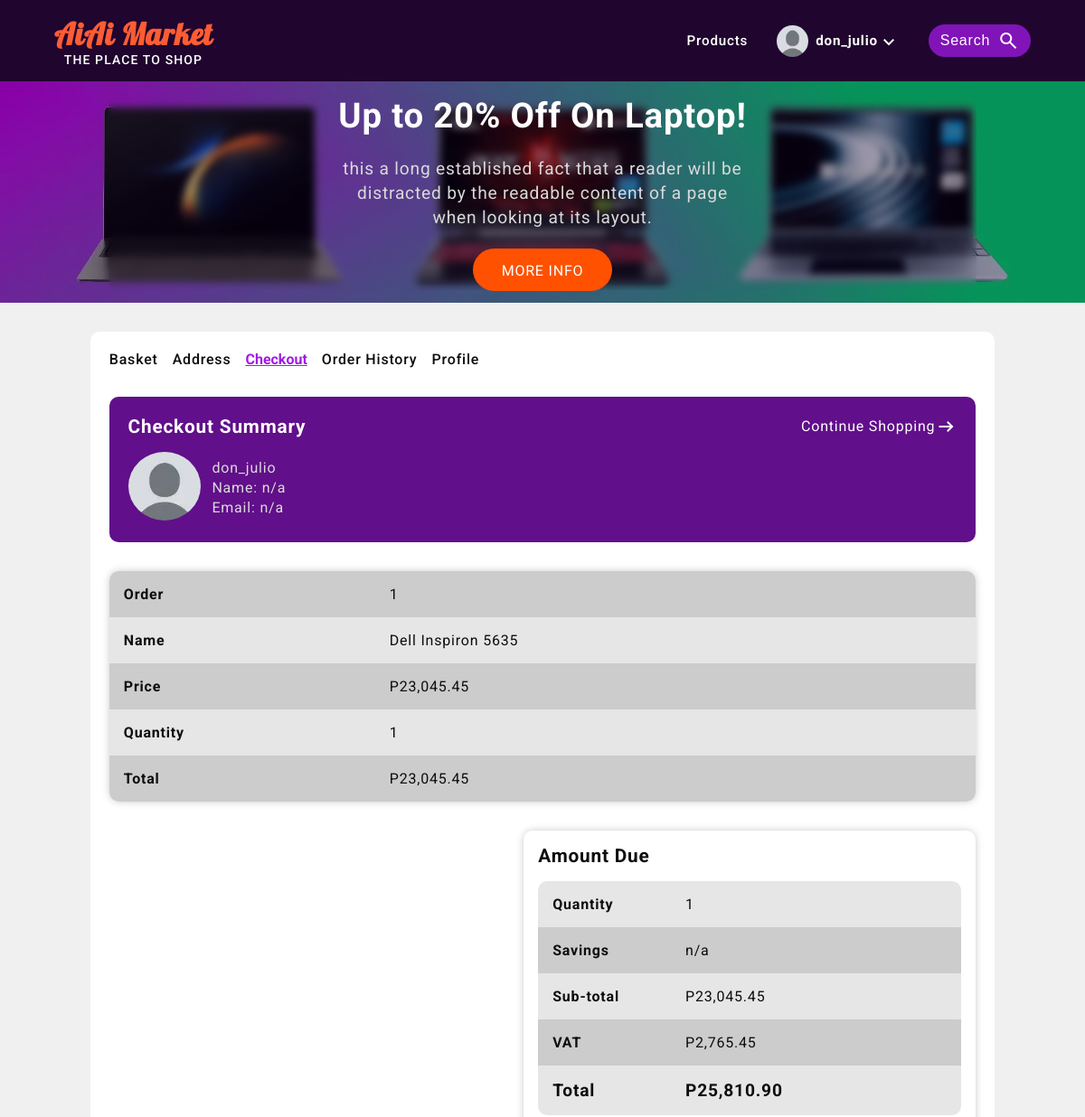
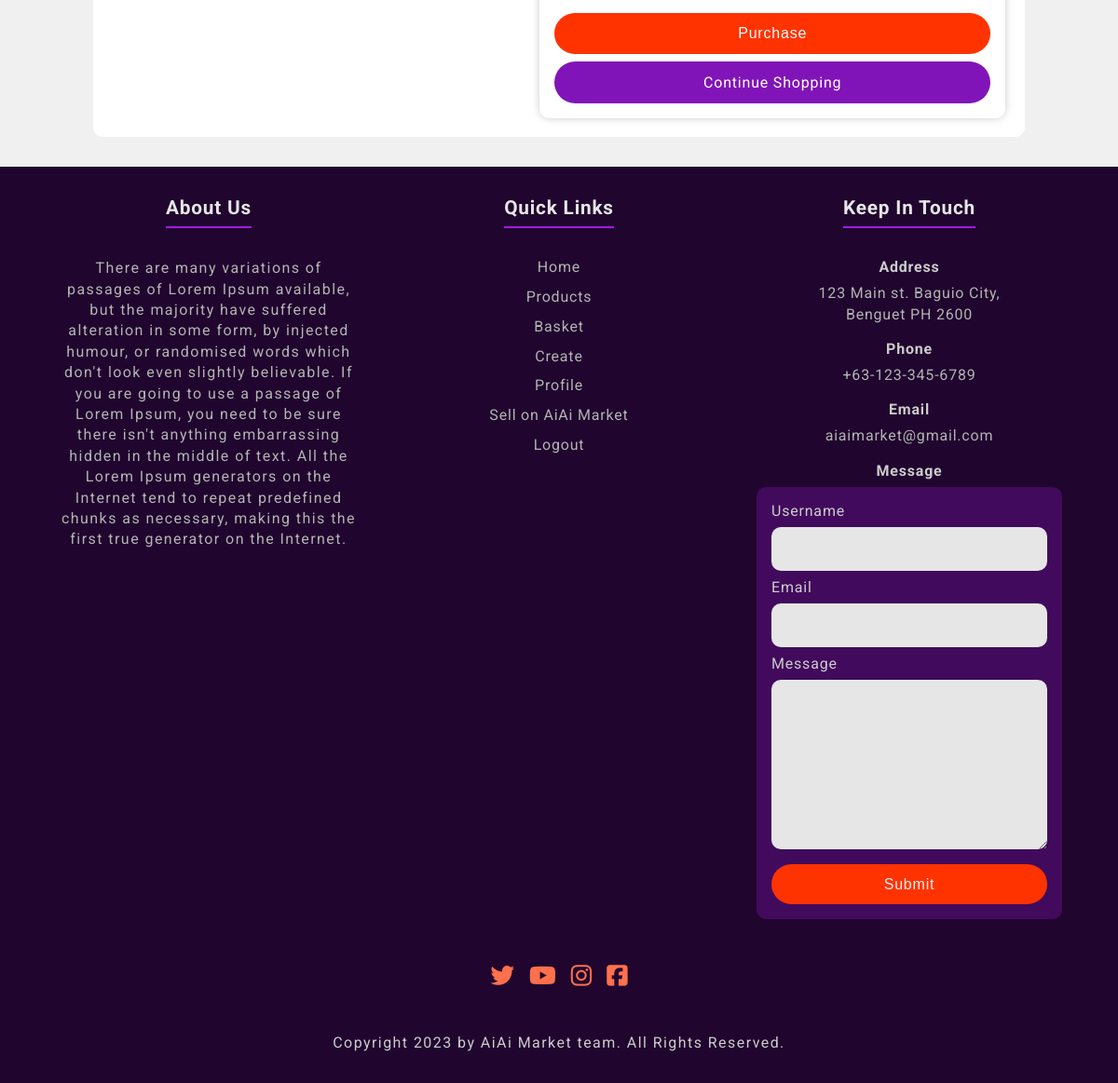
/checkout/summary/ (signed in), run on the app's committed database (2 pictures, top to bottom).
### users/models.py (models this page shows, shortened)
class UserProfile(models.Model):
    user = models.OneToOneField(User, on_delete=models.CASCADE, null=True, blank=True)
    profile_image = models.ImageField(upload_to='profile_images', default='profile_images/default_iamge.webp')
    user_name = models.CharField(max_length=50)
    first_name = models.CharField(max_length=50)
    last_name = models.CharField(max_length=100)
    email = models.EmailField(max_length=100)

### products/models.py (models this page shows, shortened)
class Order(models.Model):
    id = models.UUIDField(
        primary_key=True,
        default=uuid.uuid4,
        editable=False
    )
    customer = models.ForeignKey(User, on_delete=models.CASCADE)
    product = models.ForeignKey(Product, on_delete=models.CASCADE)
    ordered_date = models.DateTimeField(auto_now_add=True)
    quantity = models.IntegerField(default=1)
    open = models.BooleanField(default=True)
    def get_order_total(self):
        if self.product.get_discount_price():
            order_total = round(self.quantity * Decimal(self.product.get_discount_price().replace(',', '')), 2)
            return order_total
        else:
            order_total = round(self.quantity * self.product.price, 2)
            return order_total
    class Meta:
        ordering = ['-open']

class Product(models.Model):
    id = models.UUIDField(
        primary_key=True,
        default=uuid.uuid4,
        editable=False
    )
    category = models.ForeignKey(ProductCategory, on_delete=models.CASCADE)
    sub_category = models.ForeignKey(ProductSubCategory, on_delete=models.CASCADE)
    name = models.CharField(max_length=50)
    brand = models.CharField(max_length=50)
    seller_organization = models.CharField(max_length=50)
    product_image = models.ImageField(upload_to='product_image')
    description = models.CharField(max_length=100)
    detail = models.TextField()
    price = models.DecimalField(max_digits=10, decimal_places=2)
    price_str_format = models.CharField(max_length=1000, null=True, blank=True)
    discount_price_str_format = models.CharField(max_length=1000, null=True, blank=True)
    created = models.DateTimeField(auto_now_add=True)
    updated = models.DateTimeField(auto_now=True)
    available = models.BooleanField(default=True)
    num_of_times_solid = models.IntegerField(default=0)
    likes = models.DecimalField(max_digits=5, decimal_places=1 ,default=0.0)
    def get_absolute_url(self):
        return reverse('products:product-detail', args=[str(self.id)])
    def get_discount_price(self):
        sub_cat = ['High-end', 'Entry-level']
        item = Product.objects.get(id=self.id)
        if item.sub_category:
            if item.sub_category.name in sub_cat:
                discount = round(item.price - (item.price * Decimal(.10)), 2)
                for char in str(discount):
                    if char == '.':
                        index = str(discount).index(char)
                        discount = f'{str(discount)[0 : index - 3]},{str(discount)[index - 3 : index  + 3]} '
                self.discount_price_str_format = discount
                return discount
    class Meta:
        ordering = ['-created']
        verbose_name_plural = 'Products'

### products/views.py (the view)
# urls.py: path('checkout/summary/', checkout_summary_view, name='checkout-summary'),
@login_required
def checkout_summary_view(request):
    user = request.user
    query_set = Order.objects.filter(customer=user, open=True)
    address = user.shippingaddress_set.all().first()
    context = {'query_set': query_set}
    return render(request, 'products/checkout_summary.html', context)

### templates/products/checkout_summary.html (shortened to what this page needs)
{% extends 'index.html' %}
{% load static %}
{% block content %}
    <div class="payment-center-wrapper">
        {% if not query_set %}
            <div class="no-order-history-contents">
                <div class="order-history-nav-bar">
                    {% with request.resolver_match.url_name as url_name %}
                        <a class="{% if url_name == 'product-basket' %}active-product-basket-nav-link{% else %}product-basket-nav-link{% endif %}" href="{% url 'products:product-basket' %}">Basket</a>
                        <a class="{% if url_name == 'shipping-address' %}active-product-basket-nav-link{% else %}product-basket-nav-link{% endif %}" href="{% url 'products:shipping-address' %}">Address</a>
                        <a class="{% if url_name == 'checkout-summary' %}active-product-basket-nav-link{% else %}product-basket-nav-link{% endif %}" href="{% url 'products:checkout-summary' %}">Checkout</a>
                        <a class="{% if url_name == 'order-history' %}active-product-basket-nav-link{% else %}product-basket-nav-link{% endif %}" href="{% url 'products:order-history' %}">Order History</a>
                        <a class="{% if url_name == 'user-profile' %}active-product-basket-nav-link{% else %}product-basket-nav-link{% endif %}" href="{% url 'users:user-profile' %}">Profile</a>
                    {% endwith %}
                </div>
                <div class="order-history-header-container" style="width:100%;">
                    <div class="order-history-header-text">
                        <h2 class="order-history-header">Checkout Summary</h2>
                        <a class="order-history-continue-shopping-btn-large" href="{% url 'products:product-list' %}">
                            <p class="order-history-continue-shopping" href="">Continue Shopping</p>
                            <span class="material-symbols-outlined">arrow_right_alt</span>
                        </a>
                    </div>
                    <div class="order-history-user-info-container">
                        <div class="order-history-user-profile-image">
                            <img src="{{ request.user.userprofile.profile_image.url }}" alt="">
                        </div>
                        <div class="order-history-user-profile-info">
                            <p class="order-history-username">{{ request.user.username }}</p>
                            {% if request.user.shippingaddress_set.all.first %}
                                <p>
                                    {{ request.user.shippingaddress_set.all.first.first_name }}
                                    {{ request.user.shippingaddress_set.all.first.last_name }}
                                </p>
                                <p>{{ request.user.shippingaddress_set.all.first.email }}</p>
                            {% else %}
                                <p>Name: n/a</p>
                                <p>Email: n/a</p>
                            {% endif %}
                        </div>
                    </div>
                </div>
                <div class="no-order-history-content">
                    <h3 class="no-order-history-text">Nothing to see here!</h3>
                    <a class="no-order-history-continue-shopping" href="{% url 'products:product-list' %}">Continue Shopping</a>
                </div>
            </div>
        {% else %}
            <div class="payment-center-contents">
                <div class="product-basket-nav-bar">
                    {% with request.resolver_match.url_name as url_name %}
                        <a class="{% if url_name == 'product-basket' %}active-product-basket-nav-link{% else %}product-basket-nav-link{% endif %}" href="{% url 'products:product-basket' %}">Basket</a>
                        <a class="{% if url_name == 'shipping-address' %}active-product-basket-nav-link{% else %}product-basket-nav-link{% endif %}" href="{% url 'products:shipping-address' %}">Address</a>
                        <a class="{% if url_name == 'checkout-summary' %}active-product-basket-nav-link{% else %}product-basket-nav-link{% endif %}" href="{% url 'products:checkout-summary' %}">Checkout</a>
                        <a class="{% if url_name == 'order-history' %}active-product-basket-nav-link{% else %}product-basket-nav-link{% endif %}" href="{% url 'products:order-history' %}">Order History</a>
                        <a class="{% if url_name == 'user-profile' %}active-product-basket-nav-link{% else %}product-basket-nav-link{% endif %}" href="{% url 'users:user-profile' %}">Profile</a>
                    {% endwith %}
                </div>
                <div class="order-history-header-container" style="width:100%;">
                    <div class="order-history-header-text">
                        <h2 class="order-history-header">Checkout Summary</h2>
                        <a class="order-history-continue-shopping-btn-large" href="{% url 'products:product-list' %}">
                            <p class="order-history-continue-shopping" href="">Continue Shopping</p>
                            <span class="material-symbols-outlined">arrow_right_alt</span>
                        </a>
                    </div>
                    <div class="order-history-user-info-container">
                        <div class="order-history-user-profile-image">
                            <img src="{{ request.user.userprofile.profile_image.url }}" alt="">
                        </div>
                        <div class="order-history-user-profile-info">
                            <p class="order-history-username">{{ request.user.username }}</p>
                            {% if request.user.shippingaddress_set.all.first %}
                                <p>
                                    {{ request.user.shippingaddress_set.all.first.first_name }}
                                    {{ request.user.shippingaddress_set.all.first.last_name }}
                                </p>
                                <p>{{ request.user.shippingaddress_set.all.first.email }}</p>
                            {% else %}
                                <p>Name: n/a</p>
                                <p>Email: n/a</p>
                        {% endif %}
                        </div>
                    </div>
                </div>
                <div class="sm-purchase-items">
                    {% for item in query_set %}
                        <a href="{{ item.product.get_absolute_url }}" class="sm-purchase-item">
                            <div class="sm-purchased">
                                <h4>Order</h4>
                                <p>{{ forloop.counter }}</p>
                            </div>
                            <div class="sm-purchased">
                                <h4>Name</h4>
                                <p>{{ item.product.name }}</p>
                            </div>
                            <div class="sm-purchased">
                                <h4>Price</h4>
                                {% if item.product.get_discount_price %}
                                    <p>P{{ item.product.discount_price_str_format }}</p>
                                {% else %}
                                    <p>P{{ item.product.price_str_format }}</p>
                                {% endif %}
                            </div>
                            <div class="sm-purchased">
                                <h4>Quantity</h4>
                                <p>{{ item.quantity }}</p>
                            </div>
                            <div class="sm-purchased">
                                <h4>Total</h4>
                                {% for order in order_total %}
                                    {% if item.product.id == order.id%}
                                        <p>P{{ order.order_total }}</p>
                                    {% endif %}
                                {% endfor %}
                            </div>
                        </a>
                    {% endfor %}
                </div>
                <div class="purchase-items-total-amount-container">
                    <div class="purchase-item-total-amount-content">
                        <h2 class="purchase-item-total-amount-header-text">Amount Due</h2>
                        <div class="purchase-item-total-amount-header">
                            <h4>Quantity</h4>
                            <p>{{ num_of_product }}</p>
                        </div>
                        <div class="purchase-item-total-amount-header">
                            <h4>Savings</h4>
                            {% if discount_amount %}
                                <p>P{{ discount_amount }}</p>
                            {% else %}
                                <p>n/a</p>
                            {% endif %}
                        </div>
                        <div class="purchase-item-total-amount-header">
                            <h4>Sub-total</h4>
                            <p>P{{ sub_total }}</p>
                        </div>
                        <div class="purchase-item-total-amount-header">
                            <h4>VAT</h4>
                            <p>P{{ vat }}</p>
                        </div>
                        <div class="purchase-item-total-amount-header">
                            <h4>Total</h4>
                            <p>P{{ total }}</p>
                        </div>
                        <form class="checkout-form" action="{% url 'products:checkout' %}" method="POST">
                            <button class="purchase-btn" type="submit" id="checkout-button">Purchase</button>
                            <a href="{% url 'products:product-list' %}" class="checkout-form-continue-shopping-btn">Continue Shopping</a>
                        </form>
                    </div>
                </div>
            </div>
        {% endif %}
    </div>
{% endblock content %}

### templates/navbar.html (shortened to what this page needs)
<div class="nav-bar-wrapper">
    <a class="brand-name" href="{% url 'products:product-home' %}">
        <h1>AiAi Market</h1>
        <p>THE PLACE TO SHOP</p>
    </a>
    {% with request.resolver_match.url_name as url_name %}
        <nav class="nav-links">
            <a class="nav-link {% if url_name == 'product-list' %}active-nav-link{% endif %}" href="{% url 'products:product-list' %}">Products</a>
            {% if not request.user.is_authenticated %}
                <a class="nav-link {% if url_name == 'user-login' %}active-nav-link{% endif %}" href="{% url 'users:user-login' %}">Login</a>
                <a class="nav-link {% if url_name == 'user-register' %}active-nav-link{% endif %}" href="{% url 'users:user-register' %}">Register</a>
            {% else %}
                <div class="logged-in-user-nav-link-container">
                    <div class="toggle-user-navbar">
                        <img class="logged-in-navbar-user-profile-img" src="{{request.user.userprofile.profile_image.url}}" alt="">
                        <h4 class="logged-in-navbar-username">{{ request.user.username }}</h4>
                        <span class="material-symbols-outlined logged-in-navbar-arrow-down">
                        </span>
                    </div>
                </div>
            {% endif %}
            <button type="button" class="nav-link nav-link-search-button">
                Search
                <span class="material-symbols-outlined search-icon">search</span>
            </button>
        </nav>
    {% endwith %}
</div>

### data on the page
Order: product.name "Dell Inspiron 5635", product.price_str_format "23,045.45", quantity "1", order_total "23,045.45"

### other printed values
{{ request.user.username }} "don_julio"
{{ num_of_product }} "1"
{{ sub_total }} "23,045.45"
{{ vat }} "2,765.45"
{{ total }} "25,810.90"
